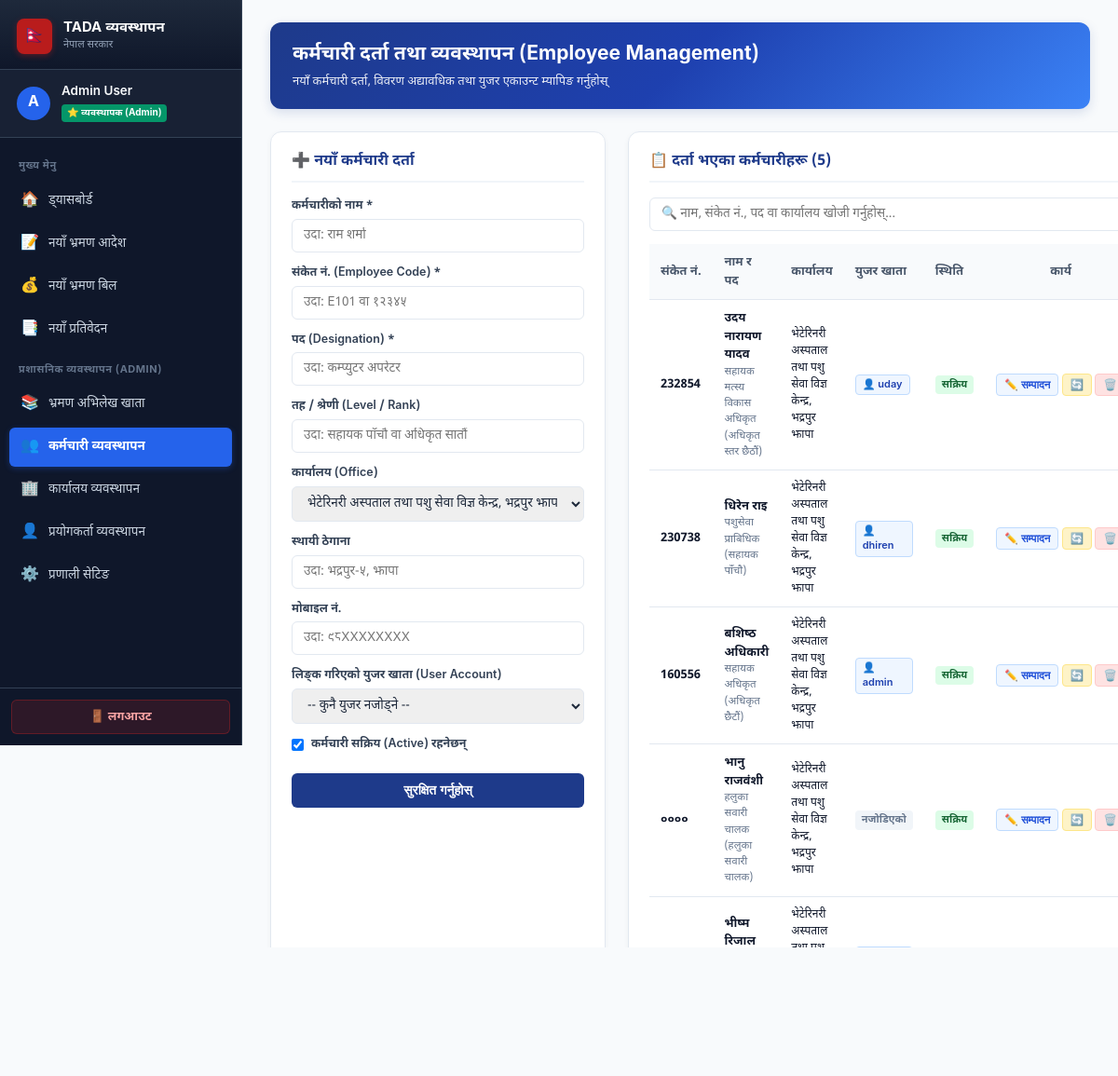
Screenshot of /employees/ (signed in) with the database file from the repository.
### travel/models.py (models this page shows, shortened)
class Employee(models.Model):
    user = models.OneToOneField(
        User,
        on_delete=models.SET_NULL,
        null=True,
        blank=True,
        related_name='employee_profile',
        verbose_name="युजर खाता (User Account)"
    )
    office_ref = models.ForeignKey(
        Office,
        on_delete=models.SET_NULL,
        null=True,
        blank=True,
        verbose_name="सम्बन्धित कार्यालय (Office)"
    )
    name = models.CharField(max_length=100, verbose_name="कर्मचारीको नामथर")
    code_no = models.CharField(max_length=50, verbose_name="कर्मचारी संकेत नं", unique=True)
    designation = models.CharField(max_length=100, verbose_name="पद")
    level = models.CharField(max_length=100, verbose_name="तह / श्रेणी", blank=True, null=True)
    daily_allowance_rate = models.PositiveIntegerField(
        default=1600,
        verbose_name="दैनिक भत्ता दर (रु.)",
        help_text="कर्मचारीको तह अनुसार तोकिएको प्रतिदिन भ्रमण भत्ता दर"
    )
    office = models.CharField(
        max_length=255,
        default="भेटेरिनरी अस्पताल तथा पशु सेवा विज्ञ केन्द्र, भद्रपुर झापा",
        verbose_name="कार्यालयको नाम"
    )
    permanent_address = models.CharField(max_length=255, verbose_name="स्थायी ठेगाना", blank=True, null=True)
    mobile_no = models.CharField(max_length=20, verbose_name="सम्पर्क नं", blank=True, null=True)
    is_active = models.BooleanField(default=True, verbose_name="सक्रिय स्थिति")
    class Meta:
        verbose_name = "कर्मचारी विवरण"
        verbose_name_plural = "कर्मचारीहरूको सूची"
        ordering = ['name']

class Office(models.Model):
    name = models.CharField(max_length=255, verbose_name="कार्यालयको नाम (Office Name)")
    parent_body_1 = models.CharField(
        max_length=255,
        default="कोशी प्रदेश सरकार",
        verbose_name="प्रदेश / संघीय सरकार (Level 1)",
        blank=True,
        null=True
    )
    parent_body_2 = models.CharField(
        max_length=255,
        default="उद्योग, कृषि तथा सहकारी मन्त्रालय",
        verbose_name="मन्त्रालय (Ministry - Level 2)",
        blank=True,
        null=True
    )
    parent_body_3 = models.CharField(
        max_length=255,
        default="पशुपन्छी तथा मत्स्य विकास निर्देशनालय",
        verbose_name="विभाग / निर्देशनालय (Department/Directorate - Level 3)",
        blank=True,
        null=True
    )
    office_code = models.CharField(
        max_length=50,
        default="३१२०२१२०११",
        verbose_name="कार्यालय कोड नं. (Office Code)",
        blank=True,
        null=True
    )
    location = models.CharField(
        max_length=255,
        default="भद्रपुर, झापा",
        verbose_name="ठेगाना / जिल्ला (Location)",
        blank=True,
        null=True
    )
    head_title = models.CharField(
        max_length=100,
        default="कार्यालय प्रमुख",
        verbose_name="कार्यालय प्रमुखको पद (Head Designation)",
        help_text="जस्तै: कार्यालय प्रमुख, प्रमुख प्रशासकीय अधिकृत, आयोजना प्रमुख, महानिर्देशक"
    )
    phone_no = models.CharField(max_length=50, verbose_name="फोन नं.", blank=True, null=True)
    email = models.EmailField(verbose_name="इमेल", blank=True, null=True)
    is_default = models.BooleanField(
        default=False,
        verbose_name="सक्रिय / पूर्वनिर्धारित कार्यालय (Active/Default Office)"
    )
    created_at = models.DateTimeField(auto_now_add=True, verbose_name="सिर्जना मिति")
    updated_at = models.DateTimeField(auto_now=True, verbose_name="अद्यावधिक मिति")
    class Meta:
        verbose_name = "कार्यालय (Office)"
        verbose_name_plural = "कार्यालयहरूको व्यवस्थापन (Offices)"
        ordering = ['-is_default', 'name']

### travel/views.py (the view, shortened to what this page needs)
# urls.py: path('employees/', views.manage_employees, name='manage_employees'),
@admin_required
def manage_employees(request):
    message = None
    error_message = None
    employees = Employee.objects.select_related('office_ref', 'user').order_by('name')
    offices = Office.objects.all().order_by('-is_default', 'name')
    users = User.objects.all().order_by('username')
    return render(request, 'employees.html', {
        'employees': employees,
        'offices': offices,
        'users': users,
        'error_message': error_message,
        'is_admin': True,
    })

### travel/views.py (called while the page is built)
def is_admin(user):
    if not user.is_authenticated:
        return False
    if user.is_superuser or user.is_staff:
        return True
    return user.groups.filter(name__in=['Admin', 'प्रशासक', 'व्यवस्थापक']).exists()

def admin_required(view_func):
    @wraps(view_func)
    def _wrapped_view(request, *args, **kwargs):
        if not request.user.is_authenticated:
            return redirect(f'/login/?next={request.path}')
        if not is_admin(request.user):
            messages.error(request, "यो पृष्ठ व्यवस्थापक (Admin) को लागि मात्र उपलब्ध छ।")
            return redirect('/')
        return view_func(request, *args, **kwargs)
    return _wrapped_view

### templates/employees.html (shortened to what this page needs)
<!DOCTYPE html>
<html lang="ne">
<head>
</head>
<body>
<div class="sidebar">
    <div class="sidebar-brand">
        <div class="brand-icon">🇳🇵</div>
        <div class="brand-text">
            <h2>TADA व्यवस्थापन</h2>
            <p>नेपाल सरकार</p>
        </div>
    </div>
    <div class="user-profile-box">
        <div class="user-avatar">
            {{ request.user.username|slice:":1"|upper }}
        </div>
        <div class="user-info">
            <div class="name">{{ request.user.get_full_name|default:request.user.username }}</div>
            <div class="role-badge">⭐ व्यवस्थापक (Admin)</div>
        </div>
    </div>
    <ul class="sidebar-menu">
        <li class="menu-header">मुख्य मेनु</li>
        <li>
            <a href="/">
                <span class="menu-icon">🏠</span>
                <span>ड्यासबोर्ड</span>
            </a>
        </li>
        <li>
            <a href="/order/new/">
                <span class="menu-icon">📝</span>
                <span>नयाँ भ्रमण आदेश</span>
            </a>
        </li>
        <li>
            <a href="/bill/new/">
                <span class="menu-icon">💰</span>
                <span>नयाँ भ्रमण बिल</span>
            </a>
        </li>
        <li>
            <a href="/report/new/">
                <span class="menu-icon">📑</span>
                <span>नयाँ प्रतिवेदन</span>
            </a>
        </li>
        <li class="menu-header">प्रशासनिक व्यवस्थापन (Admin)</li>
        <li>
            <a href="/register/">
                <span class="menu-icon">📚</span>
                <span>भ्रमण अभिलेख खाता</span>
            </a>
        </li>
        <li class="active">
            <a href="/employees/">
                <span class="menu-icon">👥</span>
                <span>कर्मचारी व्यवस्थापन</span>
            </a>
        </li>
        <li>
            <a href="/offices/">
                <span class="menu-icon">🏢</span>
                <span>कार्यालय व्यवस्थापन</span>
            </a>
        </li>
        <li>
            <a href="/users/">
                <span class="menu-icon">👤</span>
                <span>प्रयोगकर्ता व्यवस्थापन</span>
            </a>
        </li>
        <li>
            <a href="/admin/" target="_blank">
                <span class="menu-icon">⚙️</span>
                <span>प्रणाली सेटिङ</span>
            </a>
        </li>
    </ul>
    <div class="sidebar-footer">
        <a href="/logout/" class="btn-logout">
            <span>🚪 लगआउट</span>
        </a>
    </div>
</div>
<div class="main-wrapper">
    <div class="page-header">
        <div class="page-title">
            <h1>कर्मचारी दर्ता तथा व्यवस्थापन (Employee Management)</h1>
            <p>नयाँ कर्मचारी दर्ता, विवरण अद्यावधिक तथा युजर एकाउन्ट म्यापिङ गर्नुहोस्</p>
        </div>
    </div>
    <div class="layout-grid">
        <div class="card">
            <div class="card-title">
                <span id="formHeader">➕ नयाँ कर्मचारी दर्ता</span>
            </div>
            <form method="POST" action="/employees/" id="empForm">
                <div class="form-group">
                    <label for="name">कर्मचारीको नाम *</label>
                    <input type="text" id="empName" name="name" placeholder="उदा: राम शर्मा" required>
                </div>
                <div class="form-group">
                    <label for="code_no">संकेत नं. (Employee Code) *</label>
                    <input type="text" id="empCode" name="code_no" placeholder="उदा: E101 वा १२३४५" required>
                </div>
                <div class="form-group">
                    <label for="designation">पद (Designation) *</label>
                    <input type="text" id="empDesig" name="designation" placeholder="उदा: कम्प्युटर अपरेटर" required>
                </div>
                <div class="form-group">
                    <label for="level">तह / श्रेणी (Level / Rank)</label>
                    <input type="text" id="empLevel" name="level" placeholder="उदा: सहायक पाँचौ वा अधिकृत सातौं">
                </div>
                <div class="form-group">
                    <label for="office_ref">कार्यालय (Office)</label>
                    <select id="empOffice" name="office_ref">
                        {% for off in offices %}
                            <option value="{{ off.id }}" {% if off.is_default %}selected{% endif %}>{{ off.name }} {% if off.is_default %}(मुख्य){% endif %}</option>
                        {% endfor %}
                    </select>
                </div>
                <div class="form-group">
                    <label for="permanent_address">स्थायी ठेगाना</label>
                    <input type="text" id="empAddress" name="permanent_address" placeholder="उदा: भद्रपुर-५, झापा">
                </div>
                <div class="form-group">
                    <label for="mobile_no">मोबाइल नं.</label>
                    <input type="text" id="empMobile" name="mobile_no" placeholder="उदा: ९८XXXXXXXX">
                </div>
                <div class="form-group">
                    <label for="user_id">लिङ्क गरिएको युजर खाता (User Account)</label>
                    <select id="empUser" name="user_id">
                        <option value="">-- कुनै युजर नजोड्ने --</option>
                    </select>
                </div>
                <div class="form-group" style="flex-direction:row; align-items:center; gap:8px; margin-top:6px;">
                    <input type="checkbox" id="empActive" name="is_active" value="true" checked style="width:auto;">
                    <label for="empActive" style="margin-bottom:0; cursor:pointer;">कर्मचारी सक्रिय (Active) रहनेछन्</label>
                </div>
                <button type="submit" class="btn-submit" id="submitBtn">सुरक्षित गर्नुहोस्</button>
            </form>
        </div>
        <div class="card">
            <div class="card-title">
                <span>📋 दर्ता भएका कर्मचारीहरू ({{ employees|length }})</span>
            </div>
            <div class="search-box">
                <input type="text" id="searchTable" placeholder="🔍 नाम, संकेत नं., पद वा कार्यालय खोजी गर्नुहोस्..." onkeyup="filterEmployees()">
            </div>
            <div class="table-responsive">
                <table id="empTable">
                    <thead>
                        <tr>
                            <th>संकेत नं.</th>
                            <th>नाम र पद</th>
                            <th>कार्यालय</th>
                            <th>युजर खाता</th>
                            <th>स्थिति</th>
                            <th style="text-align:center;">कार्य</th>
                        </tr>
                    </thead>
                    <tbody>
                        {% for emp in employees %}
                        <tr>
                            <td><b>{{ emp.code_no }}</b></td>
                            <td>
                                <div><b>{{ emp.name }}</b></div>
                                <div style="font-size:11.5px; color:#64748b;">{{ emp.designation }} {% if emp.level %}({{ emp.level }}){% endif %}</div>
                            </td>
                            <td style="font-size:12px;">{{ emp.office_ref.name|default:emp.office|default:"-" }}</td>
                            <td>
                                {% if emp.user %}
                                    <span class="badge badge-user">👤 {{ emp.user.username }}</span>
                                {% else %}
                                    <span class="badge badge-nouser">नजोडिएको</span>
                                {% endif %}
                            </td>
                            <td>
                                {% if emp.is_active %}
                                    <span class="badge badge-active">सक्रिय</span>
                                {% else %}
                                    <span class="badge badge-inactive">निष्क्रिय</span>
                                {% endif %}
                            </td>
                            <td style="text-align:center; white-space:nowrap;">
                                <button type="button" class="btn-action btn-edit" onclick="editEmployee({{ emp.id }}, '{{ emp.name|escapejs }}', '{{ emp.code_no|escapejs }}', '{{ emp.designation|escapejs }}', '{{ emp.level|default:""|escapejs }}', '{{ emp.office_ref.id|default:"" }}', '{{ emp.permanent_address|default:""|escapejs }}', '{{ emp.mobile_no|default:""|escapejs }}', '{{ emp.user.id|default:"" }}', {{ emp.is_active|yesno:'true,false' }})">
                                    ✏️ सम्पादन
                                </button>
                                <form method="POST" action="/employees/" style="display:inline;" onsubmit="return confirm('के तपाईं यो कर्मचारीको स्थिति परिवर्तन गर्न चाहनुहुन्छ?');">
                                    <button type="submit" class="btn-action btn-toggle" title="स्थिति फेर्नुहोस्">
                                        🔄
                                    </button>
                                </form>
                                <form method="POST" action="/employees/" style="display:inline;" onsubmit="return confirm('के तपाईं साँच्चै यो कर्मचारी हटाउन चाहनुहुन्छ? सम्बन्धित डाटा भएमा त्रुटि आउन सक्छ।');">
                                    <button type="submit" class="btn-action btn-del" title="हटाउनुहोस्">
                                        🗑️
                                    </button>
                                </form>
                            </td>
                        </tr>
                        {% empty %}
                        <tr>
                            <td colspan="6" style="text-align:center; padding:30px; color:#94a3b8;">कुनै कर्मचारी दर्ता गरिएको छैन।</td>
                        </tr>
                        {% endfor %}
                    </tbody>
                </table>
            </div>
        </div>
    </div>
</div>
</body>
</html>

### rows the page displays
Employee: code_no "232854", name "उदय नारायण यादव", designation "सहायक मत्स्य विकास अधिकृत", level "अधिकृत स्तर छैठौं", office_ref.name "भेटेरिनरी अस्पताल तथा पशु सेवा विज्ञ केन्द्र, भद्रपुर झापा", user.username "uday", is_active "सक्रिय"
Employee: code_no "230738", name "धिरेन राइ", designation "पशुसेवा प्राबिधिक", level "सहायक पाँचौ", office_ref.name "भेटेरिनरी अस्पताल तथा पशु सेवा विज्ञ केन्द्र, भद्रपुर झापा", user.username "dhiren", is_active "सक्रिय"
Employee: code_no "160556", name "बशिष्ठ अधिकारी", designation "सहायक अधिकृत", level "अधिकृत छैटौं", office_ref.name "भेटेरिनरी अस्पताल तथा पशु सेवा विज्ञ केन्द्र, भद्रपुर झापा", user.username "admin", is_active "सक्रिय"
Employee: code_no "००००", name "भानु राजवंशी", designation "हलुका सवारी चालक", level "हलुका सवारी चालक", office_ref.name "भेटेरिनरी अस्पताल तथा पशु सेवा विज्ञ केन्द्र, भद्रपुर झापा", shows "नजोडिएको", is_active "सक्रिय"
Employee: name "भीष्म रिजाल", office_ref.name "भेटेरिनरी अस्पताल तथा पशु सेवा विज्ञ केन्द्र, भद्रपुर झापा"

### other values shown
{{ request.user.username|slice:":1"|upper }} "A"
{{ request.user.get_full_name|default:request.user.username }} "Admin User"
{{ employees|length }} "5"
form field office_ref "भेटेरिनरी अस्पताल तथा पशु सेवा विज्ञ केन्द्र, भद्रपुर झापा (मुख्य)"
